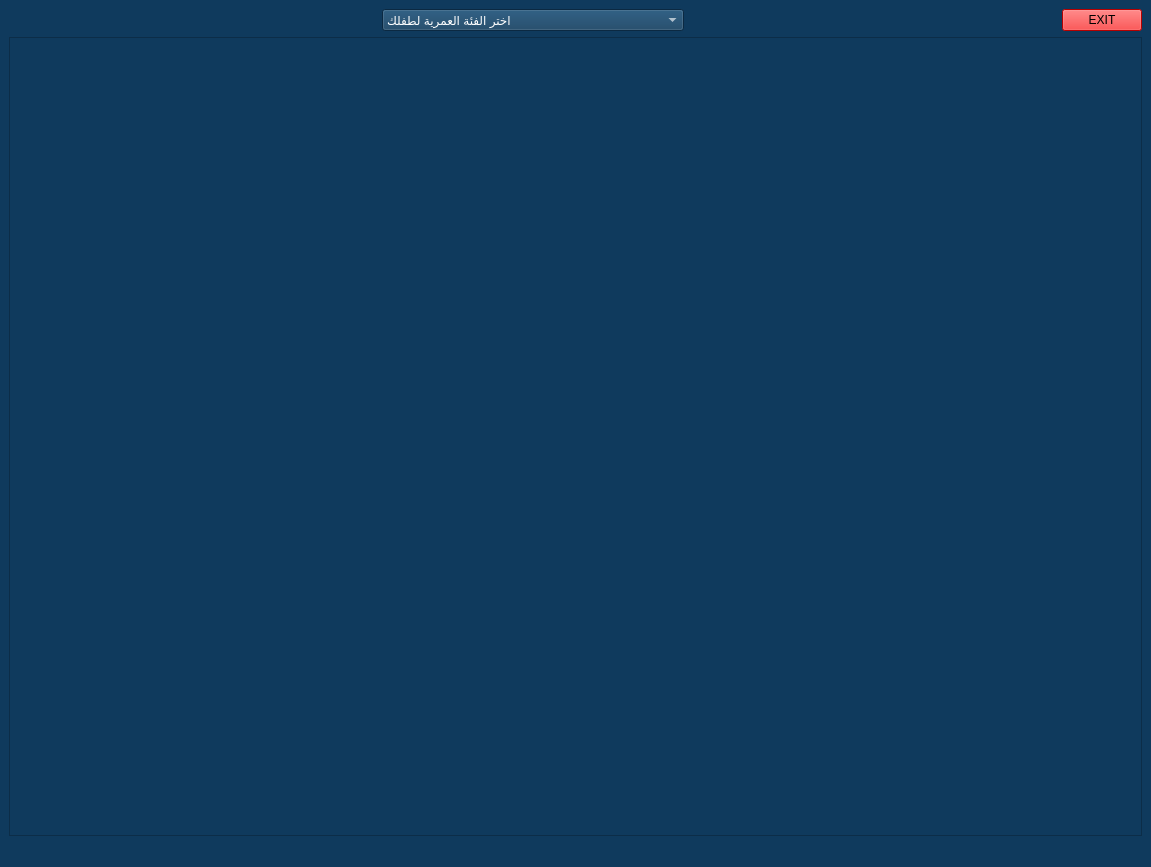
<?xml version="1.0" encoding="UTF-8"?>
<ui version="4.0">
 <class>fath_girle</class>
 <widget class="QMainWindow" name="fath_girle">
  <property name="geometry">
   <rect>
    <x>0</x>
    <y>0</y>
    <width>1151</width>
    <height>867</height>
   </rect>
  </property>
  <property name="windowTitle">
   <string>MainWindow</string>
  </property>
  <property name="styleSheet">
   <string notr="true">
background-color: rgb(15, 58, 93)
</string>
  </property>
  <widget class="QWidget" name="centralwidget">
   <layout class="QGridLayout" name="gridLayout">
    <item row="0" column="0">
     <spacer name="horizontalSpacer_2">
      <property name="orientation">
       <enum>Qt::Horizontal</enum>
      </property>
      <property name="sizeHint" stdset="0">
       <size>
        <width>363</width>
        <height>20</height>
       </size>
      </property>
     </spacer>
    </item>
    <item row="0" column="2">
     <spacer name="horizontalSpacer">
      <property name="orientation">
       <enum>Qt::Horizontal</enum>
      </property>
      <property name="sizeHint" stdset="0">
       <size>
        <width>364</width>
        <height>20</height>
       </size>
      </property>
     </spacer>
    </item>
    <item row="0" column="1">
     <widget class="QComboBox" name="comboBox">
      <property name="minimumSize">
       <size>
        <width>302</width>
        <height>0</height>
       </size>
      </property>
      <property name="styleSheet">
       <string notr="true">color: rgb(255, 255, 255);</string>
      </property>
      <item>
       <property name="text">
        <string>اختر الفئة العمرية لطفلك </string>
       </property>
      </item>
      <item>
       <property name="text">
        <string>0 – 6 أشهر</string>
       </property>
      </item>
      <item>
       <property name="text">
        <string>7 – 12 شهرا</string>
       </property>
      </item>
      <item>
       <property name="text">
        <string>1 – 3 سنوات</string>
       </property>
      </item>
      <item>
       <property name="text">
        <string>4 – 6 سنوات</string>
       </property>
      </item>
      <item>
       <property name="text">
        <string>7 – 12 سنة</string>
       </property>
      </item>
      <item>
       <property name="text">
        <string>13 – 18 سنة</string>
       </property>
      </item>
     </widget>
    </item>
    <item row="0" column="3">
     <widget class="QPushButton" name="pushButton">
      <property name="styleSheet">
       <string notr="true">background-color: rgb(255, 0, 0);</string>
      </property>
      <property name="text">
       <string>EXIT</string>
      </property>
     </widget>
    </item>
    <item row="1" column="0" colspan="4">
     <widget class="QTextBrowser" name="textBrowser">
      <property name="styleSheet">
       <string notr="true">font: 11pt &quot;Segoe UI&quot;;
color: rgb(255, 255, 255);</string>
      </property>
     </widget>
    </item>
   </layout>
  </widget>
  <widget class="QMenuBar" name="menubar">
   <property name="geometry">
    <rect>
     <x>0</x>
     <y>0</y>
     <width>1151</width>
     <height>21</height>
    </rect>
   </property>
  </widget>
  <widget class="QStatusBar" name="statusbar"/>
 </widget>
 <resources/>
 <connections/>
</ui>
